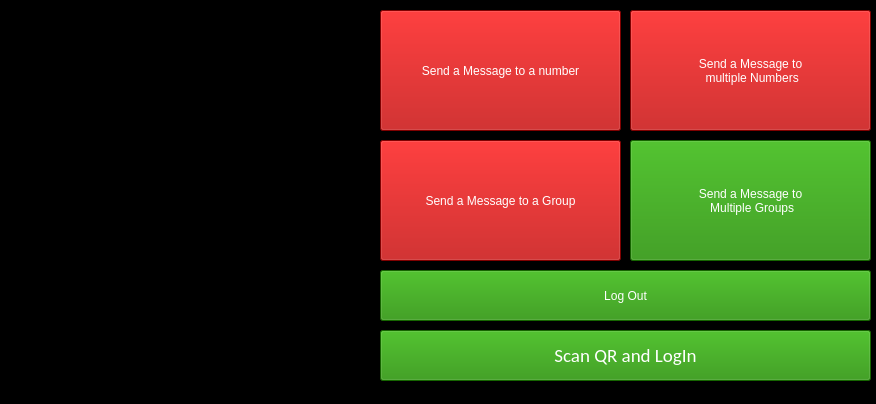
<?xml version="1.0" encoding="UTF-8"?>
<ui version="4.0">
 <class>MainWindow</class>
 <widget class="QMainWindow" name="MainWindow">
  <property name="geometry">
   <rect>
    <x>0</x>
    <y>0</y>
    <width>876</width>
    <height>404</height>
   </rect>
  </property>
  <property name="windowTitle">
   <string>MainWindow</string>
  </property>
  <property name="styleSheet">
   <string notr="true">background-color: rgb(0, 0, 0);</string>
  </property>
  <widget class="QWidget" name="centralwidget">
   <widget class="QPushButton" name="pushButton">
    <property name="geometry">
     <rect>
      <x>380</x>
      <y>10</y>
      <width>241</width>
      <height>121</height>
     </rect>
    </property>
    <property name="styleSheet">
     <string notr="true">color: rgb(255, 255, 255);
background-color: rgb(179, 0, 0);
selection-color: rgb(255, 255, 255);
font: 75 14pt &quot;Calibri&quot;;</string>
    </property>
    <property name="text">
     <string>Send a Message to a number</string>
    </property>
   </widget>
   <widget class="QPushButton" name="pushButton_2">
    <property name="geometry">
     <rect>
      <x>630</x>
      <y>10</y>
      <width>241</width>
      <height>121</height>
     </rect>
    </property>
    <property name="styleSheet">
     <string notr="true">color: rgb(255, 255, 255);
background-color: rgb(179, 0, 0);
selection-color: rgb(255, 255, 255);
font: 75 14pt &quot;Calibri&quot;;</string>
    </property>
    <property name="text">
     <string>Send a Message to
 multiple Numbers</string>
    </property>
   </widget>
   <widget class="QPushButton" name="pushButton_3">
    <property name="geometry">
     <rect>
      <x>380</x>
      <y>140</y>
      <width>241</width>
      <height>121</height>
     </rect>
    </property>
    <property name="styleSheet">
     <string notr="true">color: rgb(255, 255, 255);
background-color: rgb(179, 0, 0);
selection-color: rgb(255, 255, 255);
font: 75 14pt &quot;Calibri&quot;;</string>
    </property>
    <property name="text">
     <string>Send a Message to a Group</string>
    </property>
   </widget>
   <widget class="QPushButton" name="pushButton_4">
    <property name="geometry">
     <rect>
      <x>630</x>
      <y>140</y>
      <width>241</width>
      <height>121</height>
     </rect>
    </property>
    <property name="styleSheet">
     <string notr="true">color: rgb(255, 255, 255);
background-color: rgb(0, 147, 176);
background-color: rgb(31, 141, 0);
font: 75 14pt &quot;Calibri&quot;;</string>
    </property>
    <property name="text">
     <string>Send a Message to
 Multiple Groups</string>
    </property>
   </widget>
   <widget class="QPushButton" name="pushButton_5">
    <property name="geometry">
     <rect>
      <x>380</x>
      <y>270</y>
      <width>491</width>
      <height>51</height>
     </rect>
    </property>
    <property name="styleSheet">
     <string notr="true">color: rgb(255, 255, 255);
background-color: rgb(0, 147, 176);
background-color: rgb(31, 141, 0);
font: 75 14pt &quot;Calibri&quot;;</string>
    </property>
    <property name="text">
     <string>Log Out</string>
    </property>
   </widget>
   <widget class="QPushButton" name="pushButton_6">
    <property name="geometry">
     <rect>
      <x>380</x>
      <y>330</y>
      <width>491</width>
      <height>51</height>
     </rect>
    </property>
    <property name="font">
     <font>
      <family>Calibri</family>
      <pointsize>14</pointsize>
      <weight>9</weight>
      <italic>false</italic>
      <bold>false</bold>
     </font>
    </property>
    <property name="styleSheet">
     <string notr="true">color: rgb(255, 255, 255);
background-color: rgb(0, 147, 176);
background-color: rgb(31, 141, 0);
font: 75 14pt &quot;Calibri&quot;;</string>
    </property>
    <property name="text">
     <string>Scan QR and LogIn</string>
    </property>
   </widget>
   <widget class="QLabel" name="label_3">
    <property name="geometry">
     <rect>
      <x>0</x>
      <y>280</y>
      <width>131</width>
      <height>161</height>
     </rect>
    </property>
    <property name="text">
     <string/>
    </property>
    <property name="pixmap">
     <pixmap>../../Pictures/zrn_logo_no_back.png</pixmap>
    </property>
    <property name="scaledContents">
     <bool>true</bool>
    </property>
   </widget>
   <widget class="QLabel" name="label_4">
    <property name="geometry">
     <rect>
      <x>0</x>
      <y>0</y>
      <width>371</width>
      <height>381</height>
     </rect>
    </property>
    <property name="toolTipDuration">
     <number>1</number>
    </property>
    <property name="styleSheet">
     <string notr="true">color: rgb(255, 255, 255);
font: 75 36pt &quot;Calibri&quot;;</string>
    </property>
    <property name="text">
     <string/>
    </property>
    <property name="textFormat">
     <enum>Qt::RichText</enum>
    </property>
    <property name="pixmap">
     <pixmap>../../Pictures/WMS_LOGO.jpg</pixmap>
    </property>
    <property name="scaledContents">
     <bool>true</bool>
    </property>
   </widget>
   <zorder>pushButton</zorder>
   <zorder>pushButton_2</zorder>
   <zorder>pushButton_3</zorder>
   <zorder>pushButton_4</zorder>
   <zorder>pushButton_5</zorder>
   <zorder>pushButton_6</zorder>
   <zorder>label_4</zorder>
   <zorder>label_3</zorder>
  </widget>
  <widget class="QStatusBar" name="statusbar"/>
 </widget>
 <resources/>
 <connections/>
</ui>
